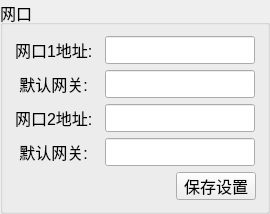
  <widget class="QGroupBox" name="wlanBox">
   <property name="geometry">
    <rect>
     <x>40</x>
     <y>130</y>
     <width>270</width>
     <height>210</height>
    </rect>
   </property>
   <property name="font">
    <font>
     <pointsize>12</pointsize>
    </font>
   </property>
   <property name="title">
    <string>网口</string>
   </property>
   <layout class="QVBoxLayout" name="verticalLayout_3">
    <item>
     <layout class="QHBoxLayout" name="horizontalLayout">
      <item>
       <widget class="QLabel" name="label_myip1">
        <property name="minimumSize">
         <size>
          <width>83</width>
          <height>28</height>
         </size>
        </property>
        <property name="maximumSize">
         <size>
          <width>83</width>
          <height>28</height>
         </size>
        </property>
        <property name="font">
         <font>
          <pointsize>12</pointsize>
         </font>
        </property>
        <property name="text">
         <string>网口1地址:</string>
        </property>
       </widget>
      </item>
      <item>
       <widget class="QLineEdit" name="m_myip1">
        <property name="sizePolicy">
         <sizepolicy hsizetype="Preferred" vsizetype="Preferred">
          <horstretch>0</horstretch>
          <verstretch>0</verstretch>
         </sizepolicy>
        </property>
        <property name="minimumSize">
         <size>
          <width>150</width>
          <height>28</height>
         </size>
        </property>
        <property name="maximumSize">
         <size>
          <width>150</width>
          <height>28</height>
         </size>
        </property>
        <property name="font">
         <font>
          <pointsize>12</pointsize>
         </font>
        </property>
        <property name="echoMode">
         <enum>QLineEdit::Normal</enum>
        </property>
       </widget>
      </item>
     </layout>
    </item>
    <item>
     <layout class="QHBoxLayout" name="horizontalLayout_15">
      <item>
       <widget class="QLabel" name="label_gateway1">
        <property name="minimumSize">
         <size>
          <width>83</width>
          <height>28</height>
         </size>
        </property>
        <property name="maximumSize">
         <size>
          <width>83</width>
          <height>28</height>
         </size>
        </property>
        <property name="font">
         <font>
          <pointsize>12</pointsize>
         </font>
        </property>
        <property name="text">
         <string> 默认网关: </string>
        </property>
       </widget>
      </item>
      <item>
       <widget class="QLineEdit" name="m_gateway1">
        <property name="enabled">
         <bool>true</bool>
        </property>
        <property name="sizePolicy">
         <sizepolicy hsizetype="Preferred" vsizetype="Preferred">
          <horstretch>0</horstretch>
          <verstretch>0</verstretch>
         </sizepolicy>
        </property>
        <property name="minimumSize">
         <size>
          <width>150</width>
          <height>28</height>
         </size>
        </property>
        <property name="maximumSize">
         <size>
          <width>150</width>
          <height>28</height>
         </size>
        </property>
        <property name="font">
         <font>
          <pointsize>12</pointsize>
         </font>
        </property>
        <property name="echoMode">
         <enum>QLineEdit::Normal</enum>
        </property>
       </widget>
      </item>
     </layout>
    </item>
    <item>
     <layout class="QHBoxLayout" name="horizontalLayout_23">
      <item>
       <widget class="QLabel" name="label_myip2">
        <property name="minimumSize">
         <size>
          <width>83</width>
          <height>28</height>
         </size>
        </property>
        <property name="maximumSize">
         <size>
          <width>83</width>
          <height>28</height>
         </size>
        </property>
        <property name="font">
         <font>
          <pointsize>12</pointsize>
         </font>
        </property>
        <property name="text">
         <string>网口2地址:</string>
        </property>
       </widget>
      </item>
      <item>
       <widget class="QLineEdit" name="m_myip2">
        <property name="sizePolicy">
         <sizepolicy hsizetype="Preferred" vsizetype="Preferred">
          <horstretch>0</horstretch>
          <verstretch>0</verstretch>
         </sizepolicy>
        </property>
        <property name="minimumSize">
         <size>
          <width>150</width>
          <height>28</height>
         </size>
        </property>
        <property name="maximumSize">
         <size>
          <width>150</width>
          <height>28</height>
         </size>
        </property>
        <property name="font">
         <font>
          <pointsize>12</pointsize>
         </font>
        </property>
        <property name="echoMode">
         <enum>QLineEdit::Normal</enum>
        </property>
       </widget>
      </item>
     </layout>
    </item>
    <item>
     <layout class="QHBoxLayout" name="horizontalLayout_24">
      <item>
       <widget class="QLabel" name="label_gateway2">
        <property name="minimumSize">
         <size>
          <width>83</width>
          <height>28</height>
         </size>
        </property>
        <property name="maximumSize">
         <size>
          <width>83</width>
          <height>28</height>
         </size>
        </property>
        <property name="font">
         <font>
          <pointsize>12</pointsize>
         </font>
        </property>
        <property name="text">
         <string> 默认网关: </string>
        </property>
       </widget>
      </item>
      <item>
       <widget class="QLineEdit" name="m_gateway2">
        <property name="enabled">
         <bool>true</bool>
        </property>
        <property name="sizePolicy">
         <sizepolicy hsizetype="Preferred" vsizetype="Preferred">
          <horstretch>0</horstretch>
          <verstretch>0</verstretch>
         </sizepolicy>
        </property>
        <property name="minimumSize">
         <size>
          <width>150</width>
          <height>28</height>
         </size>
        </property>
        <property name="maximumSize">
         <size>
          <width>150</width>
          <height>28</height>
         </size>
        </property>
        <property name="font">
         <font>
          <pointsize>12</pointsize>
         </font>
        </property>
        <property name="echoMode">
         <enum>QLineEdit::Normal</enum>
        </property>
       </widget>
      </item>
     </layout>
    </item>
    <item>
     <layout class="QHBoxLayout" name="horizontalLayout_16">
      <item>
       <spacer name="horizontalSpacer">
        <property name="orientation">
         <enum>Qt::Horizontal</enum>
        </property>
        <property name="sizeHint" stdset="0">
         <size>
          <width>40</width>
          <height>20</height>
         </size>
        </property>
       </spacer>
      </item>
      <item>
       <widget class="QPushButton" name="pushButton_saveWlan">
        <property name="minimumSize">
         <size>
          <width>0</width>
          <height>28</height>
         </size>
        </property>
        <property name="maximumSize">
         <size>
          <width>16777215</width>
          <height>28</height>
         </size>
        </property>
        <property name="font">
         <font>
          <pointsize>12</pointsize>
         </font>
        </property>
        <property name="text">
         <string>保存设置</string>
        </property>
       </widget>
      </item>
     </layout>
    </item>
   </layout>
  </widget>
